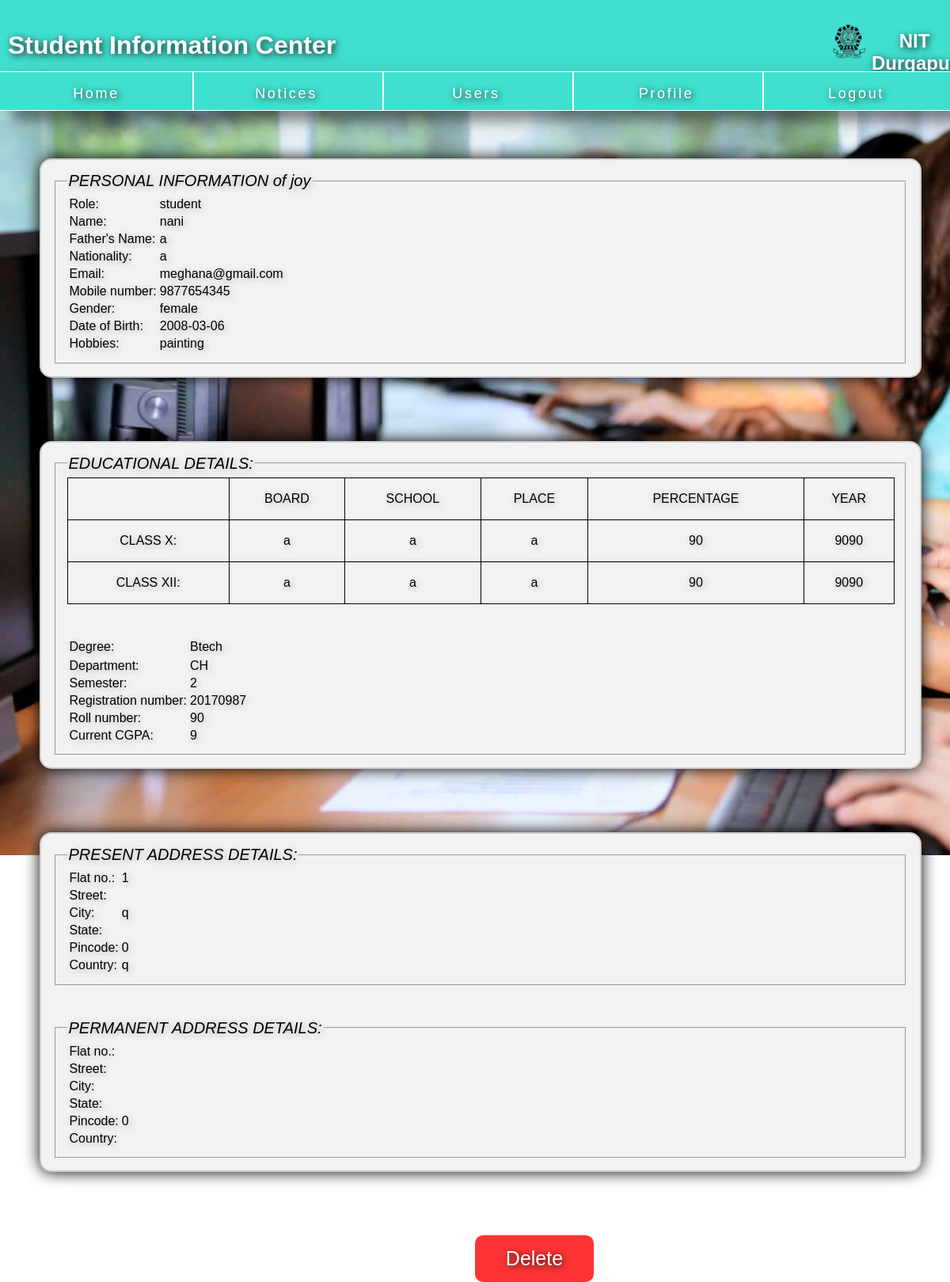
Page /show_student_user_data.php?varname=joy (signed in) on the committed database.
### tables this page shows
CREATE TABLE `streg_personal_data` (
  `firstname` text NOT NULL,
  `middlename` text NOT NULL,
  `lastname` text NOT NULL,
  `fathers_fname` text NOT NULL,
  `fathers_mname` text NOT NULL,
  `fathers_lname` text NOT NULL,
  `nationality` text NOT NULL,
  `email` varchar(255) NOT NULL,
  `mob_num` bigint(10) NOT NULL,
  `gender` text NOT NULL,
  `dob` date NOT NULL,
  `hobbies` text NOT NULL,
  `boardX` text NOT NULL,
  `schoolX` text NOT NULL,
  `placeX` text NOT NULL,
  `percentX` float NOT NULL,
  `yearX` int(4) NOT NULL,
  `boardXII` text NOT NULL,
  `schoolXII` text NOT NULL,
  `placeXII` text NOT NULL,
  `percentXII` float NOT NULL,
  `yearXII` int(4) NOT NULL,
  `degree` text NOT NULL,
  `dept` text NOT NULL,
  `sem` varchar(20) NOT NULL,
  `reg_no` int(11) NOT NULL,
  `roll` int(11) NOT NULL,
  `cgpa` float NOT NULL,
  `flatno` varchar(100) NOT NULL,
  `street` varchar(100) NOT NULL,
  `city` text NOT NULL,
  `state` text NOT NULL,
  `pincode` int(11) NOT NULL,
  `country` text NOT NULL,
  `flatno_perm` varchar(100) NOT NULL,
  `street_perm` varchar(100) NOT NULL,
  `city_perm` text NOT NULL,
  `state_perm` text NOT NULL,
  `pincode_perm` int(11) NOT NULL,
  `country_perm` text NOT NULL,
  `user_name` text NOT NULL,
  `pass_word` varchar(8) NOT NULL,
  `sec_q` int(11) NOT NULL,
  `sec_a` text NOT NULL,
  `role` text NOT NULL
);

### show_student_user_data.php (the view, shortened to what this page needs)
<?php
   include('session.php');
   $current_user=$_GET['varname'];
   $sqlc=  mysqli_query($db, "select * from streg_personal_data where user_name='$current_user'");
?>
<html>
   <head>
	<link rel="stylesheet" href="style5.css" type="text/css">
</head>
<body>
		<header>
        <div id="start">
            <img src="images/nitlogo.png">
            <h2>NIT Durgapur</h2>
		      <h1>Student Information Center</h1>
        </div>
        </header>
    	<nav>
        	<ul>
            	<li><a href="welcome_admin.php"> <br>Home</a></li>
                <li><a href="notif.php"><br>Notices</a></li>
                <li><a href="user_list.php"><br>Users</a></li>
                <li><a href="showdata_admin.php"><br>Profile</a></li>
                <li><a href="logout.php"><br>Logout</a></li>
         	</ul>
    	</nav>
        <?php
             while($row=  mysqli_fetch_array($sqlc)){
         ?>
         <div class="main" style="margin-top:200px;font-size:18px;">
        <fieldset>
        <legend>PERSONAL INFORMATION of <?php echo $row['user_name']; ?></legend>
        <table border="0">
           <tr>
                <td>Role:</td>
                <td><?php echo $row['role'];?></td>
            </tr> <tr>
                <td>Name:</td>
                <td><?php echo $row['firstname']; ?>&nbsp&nbsp<?php echo $row['middlename']; ?>&nbsp&nbsp<?php echo $row['lastname']; ?></td>
            </tr>
            <tr>
                <td>Father's Name:</td>
                <td><?php echo $row['fathers_fname']; ?>&nbsp&nbsp<?php echo $row['fathers_mname']; ?>&nbsp&nbsp<?php echo $row['fathers_lname']; ?></td>
            </tr>
            <tr>
                <td>Nationality:</td>
                <td><?php echo $row['nationality'];?></td>
            </tr>
            <tr>
                <td>Email:</td>
                <td><?php echo $row['email'];?></td>
            </tr>
            <tr>
                <td>Mobile number:</td>
                <td><?php echo $row['mob_num'];?></td>
            </tr>
            <tr>
                <td>Gender:</td>
                <td><?php echo $row['gender'];?></td>
            </tr>
            <tr>
                <td>Date of Birth:</td>
                <td><?php echo $row['dob'];?></td>
            </tr>
            <tr>
                <td>Hobbies:</td>
                <td><?php echo $row['hobbies'];?></td>
            </tr>
        </table>
        </fieldset>
        </div>
        <div class="main" style="font-size:18px;">
        <fieldset>
        <legend>EDUCATIONAL DETAILS:</legend>
        <table style="border: 1px solid black; border-collapse: collapse; text-align:center;line-height: 50px;border-spacing: 50px 20px; padding: 200px; width: 100%;">
            <tr>
            <td style="border: 1px solid black;"></td>
            <td style="border: 1px solid black;">BOARD</td>
            <td style="border: 1px solid black;">SCHOOL</td>
            <td style="border: 1px solid black;">PLACE</td>
            <td style="border: 1px solid black;">PERCENTAGE</td>
            <td style="border: 1px solid black;">YEAR</td>
            </tr>
            <tr>
            <td style="border: 1px solid black;">CLASS X:</td>
            <td style="border: 1px solid black;"><?php echo $row['boardX'];?></td>
            <td style="border: 1px solid black;"><?php echo $row['schoolX'];?></td>
            <td style="border: 1px solid black;"><?php echo $row['placeX'];?></td>
            <td style="border: 1px solid black;"><?php echo $row['percentX'];?></td>
            <td style="border: 1px solid black;"><?php echo $row['yearX'];?></td>
            </tr>
            <tr>
            <td style="border: 1px solid black;">CLASS XII:</td>
            <td style="border: 1px solid black;"><?php echo $row['boardXII'];?></td>
            <td style="border: 1px solid black;"><?php echo $row['schoolXII'];?></td>
            <td style="border: 1px solid black;"><?php echo $row['placeXII'];?></td>
            <td style="border: 1px solid black;"><?php echo $row['percentXII'];?></td>
            <td style="border: 1px solid black;"><?php echo $row['yearXII'];?></td>
            </tr>
        </table>
        <br><br>
        <table fo>
            <tr>
            <td>Degree:</td>
            <td><?php echo $row['degree'];?></td>
            </tr>
            <tr>
            <tr>
            <td>Department:</td>
            <td><?php echo $row['dept'];?></td>
            </tr>
            <td>Semester:</td>
            <td><?php echo $row['sem'];?></td>
            </tr>
            <tr>
            <td>Registration number:</td>
            <td><?php echo $row['reg_no'];?></td>
            </tr>
            <tr>
            <td>Roll number:</td>
            <td><?php echo $row['roll'];?></td>
            </tr>
            <tr>
            <td>Current CGPA:</td>
            <td><?php echo $row['cgpa'];?></td>
            </tr>
        </table>
        </fieldset>
        </div>
        <div class="main" style="font-size:18px;">
        <fieldset>
        <legend>PRESENT ADDRESS DETAILS:</legend>
        <table>
        <tr>
        <td>Flat no.:</td>
        <td><?php echo $row['flatno'];?></td>
        </tr>
        <tr>
        <td>Street:</td>
        <td><?php echo $row['street'];?></td>
        </tr><tr>
        <td>City:</td>
        <td><?php echo $row['city'];?></td>
        </tr><tr>
        <td>State:</td>
        <td><?php echo $row['state'];?></td>
        </tr><tr>
        <td>Pincode:</td>
        <td><?php echo $row['pincode'];?></td>
        </tr><tr>
        <td>Country:</td>
        <td><?php echo $row['country'];?></td>
        </tr>
        </table>
        </fieldset>
        <br><br>
        <fieldset>
        <legend>PERMANENT ADDRESS DETAILS:</legend>
        <table>
        <tr>
        <td>Flat no.:</td>
        <td><?php echo $row['flatno_perm'];?></td>
        </tr>
        <tr>
        <td>Street:</td>
        <td><?php echo $row['street_perm'];?></td>
        </tr><tr>
        <td>City:</td>
        <td><?php echo $row['city_perm'];?></td>
        </tr><tr>
        <td>State:</td>
        <td><?php echo $row['state_perm'];?></td>
        </tr><tr>
        <td>Pincode:</td>
        <td><?php echo $row['pincode_perm'];?></td>
        </tr><tr>
        <td>Country:</td>
        <td><?php echo $row['country_perm'];?></td>
        </tr>
        </table>
        </fieldset>
        </div>
        <?php
            }
         ?>
         <button class="button" type="submit" id="" style="margin-left:600px; background-color:#ff3333;"
         onclick="location.href='ddelete.php?varname=<?php echo $current_user ?>'">Delete</button>
</body>
</html>

### style5.css (style rules this page uses)
body { margin: 0px; background-color: #ffffff; height: 800px; width: 100%; background-image: url(images/college-students_.jpg); background-repeat: no-repeat; background-attachment: fixed; width: 100%; }
header img { float: right; left: 1050px; top:30px; width: 45px; height: 45px; position: absolute; }
header h1 { float:left; text-decoration: none; position: absolute; top: 18px; left: 10px; }
header h2 { float:right; position: absolute; top: 18px; left: 1100px; }
header { font-family: Arial; text-shadow: 2px 2px 8px #1a1a1a; width: 100%; height: 80px; padding: 5px; color: #ffffff; background-color: #40e0d0; clear: left; text-align: center; border-bottom: transparent; position: fixed; box-shadow: 16px 12px 16px 0 rgba(0,0,0,0.39),16px 17px 50px 0 rgba(0,0,0,0.19); }
nav { font-family: Arial; width: 100%; margin-top: 90px; height: 50px; background-color: #40e0d0; position: fixed; overflow: hidden; box-shadow: 16px 12px 16px 0 rgba(0,0,0,0.39),16px 17px 50px 0 rgba(0,0,0,0.19); }
ul { list-style-type: none; margin: 0; padding: 0; float:left; width:100%; overflow: hidden; }
li { float: left; width:20%; }
a:link, a:visited { display: block; height: 48px; min-width: 243px; font-size: 18px; color: #FFFFFF; border-right: 2px solid #ffffff; border-top: 1px solid #ffffff; border-bottom: 1px solid #ffffff; background-color: transparent; text-shadow: 2px 2px 8px #1a1a1a; text-align: center; text-decoration: none; letter-spacing: 2pt; line-height: 100%; overflow: hidden; }
.button { background-color: #ff9900; border: none; font-size: 25px; color: #FFFFFF; padding: 15px; width: 150px; text-align: center; -webkit-transition-duration: 0.4s; transition-duration: 0.4s; text-decoration: none; overflow: hidden; cursor: pointer; border-radius: 10px; text-shadow:2px 2px 8px #1a1a1a; margin-left: 200px; margin-top: 80px; }
.main { width: 90%; margin-top: 80px; margin-left: 50px; margin-right: 230px; font-family: "Arial", Helvetica, sans-serif; font-size: 15px; text-shadow:2px 2px 8px #afafaf; border-radius: 15px; border: 2px solid #ccc; background-color: #f2f2f2; padding: 15px; float: left; box-shadow: 0 0 20px #000; }
legend { font-style: oblique; font-size: 20px; }

### rows in the picture
streg_personal_data: user_name "joy", role "student", firstname "nani", fathers_fname "a", nationality "a", email "meghana@gmail.com", mob_num "9877654345", gender "female", dob "2008-03-06", hobbies "painting", boardX "a", schoolX "a", placeX "a", percentX "90", yearX "9090", boardXII "a", schoolXII "a", placeXII "a", percentXII "90", yearXII "9090", degree "Btech", dept "CH", sem "2", reg_no "20170987", roll "90", cgpa "9", flatno "1", city "q", pincode "0", country "q", pincode_perm "0"
